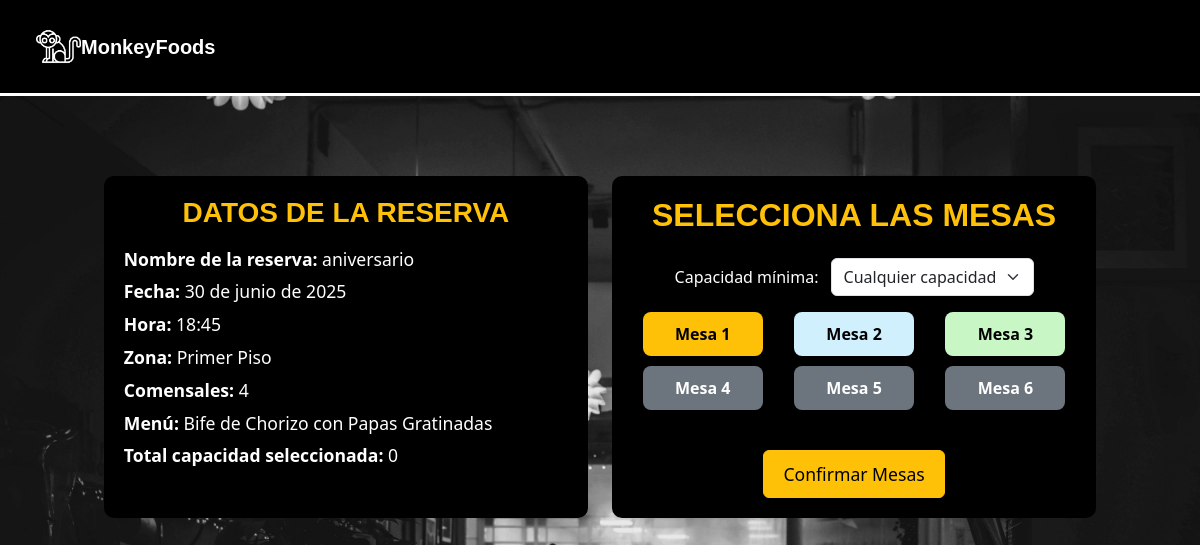
The app's page /reservas/elegir-mesas/54/ (signed in) with its own data.
### apps/reservas/models.py (models this page shows, shortened)
class Reserva(models.Model):
    ESTADOS_RESERVA = (
        ('borrador', 'Borrador'),
        ('completada', 'Completada'),
    )
    id_reserva = models.CharField(max_length=12, unique=True, editable=False)
    cliente = models.ForeignKey(settings.AUTH_USER_MODEL, on_delete=models.CASCADE)
    nombre_reserva = models.CharField(max_length=100)
    fecha = models.DateField()
    hora = models.TimeField()
    telefono = models.CharField(max_length=20)
    comensales = models.PositiveIntegerField(default=1)
    abono = models.DecimalField(max_digits=8, decimal_places=2)
    total = models.DecimalField(max_digits=8, decimal_places=2)
    mesas = models.ManyToManyField('Mesa')
    menu = models.ForeignKey(Menu, on_delete=models.SET_NULL, null=True, blank=True)  #modelo menú
    zona = models.ForeignKey('Zona', on_delete=models.CASCADE, null=True, blank=True)
    estado = models.CharField(max_length=20, choices=ESTADOS_RESERVA, default='borrador')

class Zona(models.Model):
    nombre = models.CharField(max_length=100)

class Mesa(models.Model):
    zona = models.ForeignKey(Zona, on_delete=models.CASCADE)
    numero = models.PositiveIntegerField()
    capacidad = models.PositiveIntegerField()
    estado = models.BooleanField(default=True)  #mesa disponible o no

### apps/menus/models.py (models this page shows)
class Menu(models.Model):
    nombre = models.CharField(max_length=100)
    descripcion = models.TextField()
    precio = models.DecimalField(max_digits=8, decimal_places=2)
    imagen = models.ImageField(upload_to='imagenes_menus/', blank=True, null=True)
    activo = models.BooleanField(default=True)  # <-- Nuevo campo para activar/desactivar menú
    def __str__(self):
        return self.nombre

### apps/reservas/views.py (the view, shortened to what this page needs)
# urls.py: path('elegir-mesas/<str:reserva_id>/', views.elegir_mesas, name='elegir_mesas'),
@login_required
def elegir_mesas(request, reserva_id):
    reserva = get_object_or_404(Reserva, id=reserva_id, cliente=request.user)
    zona = reserva.zona
    fecha = reserva.fecha
    hora = reserva.hora
    comensales = reserva.comensales
    hora_inicio = datetime.combine(fecha, hora)
    hora_fin = hora_inicio + timedelta(hours=2)
    hora_limite_inferior = hora_inicio - timedelta(hours=2)
    reservas_solapadas = Reserva.objects.filter(
        fecha=fecha,
        zona=zona
    ).exclude(id=reserva.id).filter(
        Q(hora__gte=hora_limite_inferior.time(), hora__lt=hora_fin.time())
    )
    mesas_ocupadas_ids = Mesa.objects.filter(
        reserva__in=reservas_solapadas
    ).values_list('id', flat=True)
    mesas = Mesa.objects.filter(zona=zona).all()
    for mesa in mesas:
        mesa.disponible = mesa.id not in mesas_ocupadas_ids
    return render(request, 'reservas/elegir_mesas.html', {
        'mesas': mesas,
        'reserva': reserva,
        'capacidades_disponibles': sorted(set(m.capacidad for m in mesas)),
    })

### apps/reservas/templates/reservas/elegir_mesas.html (shortened to what this page needs)
{% extends "base.html" %}
{% load static %}
{% block extra_head %}
<link rel="stylesheet" href="{% static 'registrar/css/elegir_mesas.css' %}">
{% endblock %}
{% block content %}
<div class="container">
  <div class="left-panel">
    <h3 class="text-center mb-3 text-warning" style="font-family: 'Century Gothic', sans-serif; font-weight: bolder;">
      DATOS DE LA RESERVA
    </h3>
    <div class="reserva-info">
      <p><strong>Nombre de la reserva:</strong> {{ reserva.nombre_reserva }}</p>
      <p><strong>Fecha:</strong> {{ reserva.fecha }}</p>
      <p><strong>Hora:</strong> {{ reserva.hora }}</p>
      <p><strong>Zona:</strong> {{ reserva.zona.nombre }}</p>
      <p><strong>Comensales:</strong> {{ reserva.comensales }}</p>
      {% if reserva.menu %}
        <p><strong>Menú:</strong> {{ reserva.menu }}</p>
      {% endif %}
      <p><strong>Total capacidad seleccionada:</strong>
        <span id="capacidadTotal" data-comensales="{{ reserva.comensales }}" data-margen-extra="1">0</span>
      </p>
    </div>
  </div>
  <div class="right-panel">
    <h2 class="mb-4 text-warning text-center" style="font-family: 'Century Gothic', sans-serif; font-weight: bolder;">
      SELECCIONA LAS MESAS
    </h2>
    <form method="post" id="mesasForm">
      <div class="filters">
        <label for="filtroCapacidad">Capacidad mínima:
          <select id="filtroCapacidad" name="capacidad_min" class="form-select d-inline-block w-auto ms-2">
            <option value="0">Cualquier capacidad</option>
          </select>
        </label>
      </div>
      <div class="mesas-grid" id="mesasGrid">
        {% for mesa in mesas %}
          <div
            class="mesa-btn capacidad-{{ mesa.capacidad }}{% if not mesa.disponible %} unavailable{% endif %}"
            data-zona="{{ mesa.zona.id }}"
            data-capacidad="{{ mesa.capacidad }}"
            data-id="{{ mesa.id }}"
            title="Mesa {{ mesa.numero }} - Capacidad: {{ mesa.capacidad }}"
          >
            Mesa {{ mesa.numero }}
          </div>
        {% endfor %}
      </div>
      <div class="mt-4 text-center">
        <button class="btn btn-warning" type="submit">Confirmar Mesas</button>
      </div>
    </form>
  </div>
</div>
{% endblock %}

### apps/registrar/static/registrar/css/styles.css (style rules this page uses)
.body-fondo { background-image: url(../img/fondo.jpg); background-size: cover; background-position: cover; background-repeat: no-repeat; background-attachment: fixed; }

### apps/registrar/static/registrar/css/elegir_mesas.css (style rules this page uses)
.container { display: flex; flex-direction: column; gap: 1.5rem; padding: 1rem; }
.left-panel, .right-panel { background-color: #000; color: white; border-radius: 10px; padding: 20px; flex: 1 1 350px; max-width: 600px; }
.left-panel { flex: 1; }
.right-panel { flex: 2; }
h2 { margin-top: 0; color: white; }
.reserva-info p { margin: 0.4rem 0; font-size: 1.1rem; color: white; }
.filters { margin-bottom: 1rem; text-align: center; }
select { padding: 0.3rem 0.6rem; font-size: 1rem; }
.mesas-grid { display: grid; grid-template-columns: repeat(auto-fit, minmax(120px, 1fr)); gap: 10px; justify-items: center; }
.mesa-btn { padding: 10px; border-radius: 8px; text-align: center; background-color: #ffc107; color: black; font-weight: bold; cursor: pointer; width: 100%; max-width: 120px; box-sizing: border-box; }
.mesa-btn.capacidad-2 { background-color: #d0f0fd; }
.mesa-btn.capacidad-4 { background-color: #c8f7c5; }
.mesa-btn.capacidad-6 { background-color: #fddac8; }
.mesa-btn.capacidad-8 { background-color: #f8d7e6; }
.mesa-btn.unavailable { background-color: #6c757d; color: white; cursor: not-allowed; }
button[type="submit"] { margin-top: 1rem; padding: 0.6rem 1.2rem; font-size: 1.1rem; cursor: pointer; }
@media (min-width: 992px) { .container { flex-direction: row; justify-content: center; } }
@media (min-width: 992px) { .left-panel, .right-panel { flex: 0 0 45%; max-width: 600px; } }

### records on screen
Reserva: nombre_reserva "aniversario", fecha "30 de junio de 2025", hora "18:45", zona.nombre "Primer Piso", comensales "4", menu "Bife de Chorizo con Papas Gratinadas"
Mesa: numero "1"
Mesa: numero "2"
Mesa: numero "3"
Mesa: numero "4"
Mesa: numero "5"
Mesa: numero "6"
